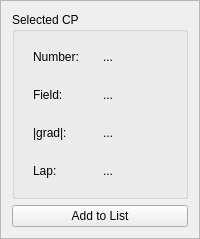
             <widget class="QFrame" name="frame_109">
              <property name="minimumSize">
               <size>
                <width>150</width>
                <height>0</height>
               </size>
              </property>
              <property name="frameShape">
               <enum>QFrame::StyledPanel</enum>
              </property>
              <property name="frameShadow">
               <enum>QFrame::Raised</enum>
              </property>
              <layout class="QVBoxLayout" name="verticalLayout_80">
               <item>
                <widget class="QGroupBox" name="groupBox_30">
                 <property name="title">
                  <string>Selected CP</string>
                 </property>
                 <layout class="QVBoxLayout" name="verticalLayout_79">
                  <item>
                   <widget class="QFrame" name="frame_110">
                    <property name="frameShape">
                     <enum>QFrame::NoFrame</enum>
                    </property>
                    <property name="frameShadow">
                     <enum>QFrame::Raised</enum>
                    </property>
                    <layout class="QHBoxLayout" name="horizontalLayout_112">
                     <item>
                      <widget class="QLabel" name="label_82">
                       <property name="text">
                        <string>Number:</string>
                       </property>
                      </widget>
                     </item>
                     <item>
                      <widget class="QLabel" name="FormSelectedCP">
                       <property name="text">
                        <string>...</string>
                       </property>
                      </widget>
                     </item>
                    </layout>
                   </widget>
                  </item>
                  <item>
                   <widget class="QFrame" name="frame_111">
                    <property name="frameShape">
                     <enum>QFrame::NoFrame</enum>
                    </property>
                    <property name="frameShadow">
                     <enum>QFrame::Raised</enum>
                    </property>
                    <layout class="QHBoxLayout" name="horizontalLayout_113">
                     <item>
                      <widget class="QLabel" name="label_84">
                       <property name="text">
                        <string>Field:</string>
                       </property>
                      </widget>
                     </item>
                     <item>
                      <widget class="QLabel" name="FormSelectedCP_f">
                       <property name="text">
                        <string>...</string>
                       </property>
                      </widget>
                     </item>
                    </layout>
                   </widget>
                  </item>
                  <item>
                   <widget class="QFrame" name="frame_112">
                    <property name="frameShape">
                     <enum>QFrame::NoFrame</enum>
                    </property>
                    <property name="frameShadow">
                     <enum>QFrame::Raised</enum>
                    </property>
                    <layout class="QHBoxLayout" name="horizontalLayout_114">
                     <item>
                      <widget class="QLabel" name="label_85">
                       <property name="text">
                        <string>|grad|:</string>
                       </property>
                      </widget>
                     </item>
                     <item>
                      <widget class="QLabel" name="FormSelectedCP_g">
                       <property name="text">
                        <string>...</string>
                       </property>
                      </widget>
                     </item>
                    </layout>
                   </widget>
                  </item>
                  <item>
                   <widget class="QFrame" name="frame_113">
                    <property name="frameShape">
                     <enum>QFrame::NoFrame</enum>
                    </property>
                    <property name="frameShadow">
                     <enum>QFrame::Raised</enum>
                    </property>
                    <layout class="QHBoxLayout" name="horizontalLayout_115">
                     <item>
                      <widget class="QLabel" name="label_87">
                       <property name="text">
                        <string>Lap:</string>
                       </property>
                      </widget>
                     </item>
                     <item>
                      <widget class="QLabel" name="FormSelectedCP_lap">
                       <property name="text">
                        <string>...</string>
                       </property>
                      </widget>
                     </item>
                    </layout>
                   </widget>
                  </item>
                 </layout>
                </widget>
               </item>
               <item>
                <widget class="QPushButton" name="FormCPaddToList">
                 <property name="text">
                  <string>Add to List</string>
                 </property>
                </widget>
               </item>
              </layout>
             </widget>
